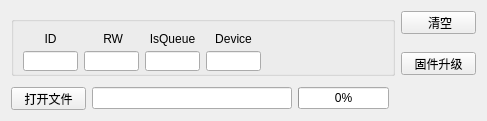
          <widget class="QWidget" name="tab_5">
           <attribute name="title">
            <string>固件升级</string>
           </attribute>
           <layout class="QGridLayout" name="gridLayout_5">
            <item row="0" column="0" rowspan="5" colspan="4">
             <widget class="QGroupBox" name="groupBox_2">
              <property name="minimumSize">
               <size>
                <width>0</width>
                <height>60</height>
               </size>
              </property>
              <property name="maximumSize">
               <size>
                <width>16777215</width>
                <height>60</height>
               </size>
              </property>
              <property name="title">
               <string/>
              </property>
              <layout class="QGridLayout" name="gridLayout_7">
               <item row="1" column="1">
                <widget class="QLineEdit" name="DobotFirmRW">
                 <property name="minimumSize">
                  <size>
                   <width>55</width>
                   <height>20</height>
                  </size>
                 </property>
                 <property name="maximumSize">
                  <size>
                   <width>55</width>
                   <height>20</height>
                  </size>
                 </property>
                 <property name="maxLength">
                  <number>1</number>
                 </property>
                 <property name="alignment">
                  <set>Qt::AlignCenter</set>
                 </property>
                </widget>
               </item>
               <item row="0" column="0">
                <widget class="QLabel" name="label_20">
                 <property name="minimumSize">
                  <size>
                   <width>55</width>
                   <height>16</height>
                  </size>
                 </property>
                 <property name="maximumSize">
                  <size>
                   <width>55</width>
                   <height>16</height>
                  </size>
                 </property>
                 <property name="text">
                  <string>ID</string>
                 </property>
                 <property name="alignment">
                  <set>Qt::AlignCenter</set>
                 </property>
                </widget>
               </item>
               <item row="0" column="1">
                <widget class="QLabel" name="label_22">
                 <property name="minimumSize">
                  <size>
                   <width>55</width>
                   <height>16</height>
                  </size>
                 </property>
                 <property name="maximumSize">
                  <size>
                   <width>55</width>
                   <height>16</height>
                  </size>
                 </property>
                 <property name="text">
                  <string> RW</string>
                 </property>
                 <property name="alignment">
                  <set>Qt::AlignCenter</set>
                 </property>
                </widget>
               </item>
               <item row="0" column="4" colspan="2">
                <spacer name="horizontalSpacer_4">
                 <property name="orientation">
                  <enum>Qt::Horizontal</enum>
                 </property>
                 <property name="sizeHint" stdset="0">
                  <size>
                   <width>40</width>
                   <height>20</height>
                  </size>
                 </property>
                </spacer>
               </item>
               <item row="1" column="0">
                <widget class="QLineEdit" name="DobotFirmID">
                 <property name="minimumSize">
                  <size>
                   <width>55</width>
                   <height>20</height>
                  </size>
                 </property>
                 <property name="maximumSize">
                  <size>
                   <width>55</width>
                   <height>20</height>
                  </size>
                 </property>
                 <property name="maxLength">
                  <number>2</number>
                 </property>
                 <property name="alignment">
                  <set>Qt::AlignCenter</set>
                 </property>
                </widget>
               </item>
               <item row="1" column="4" colspan="2">
                <spacer name="horizontalSpacer_6">
                 <property name="orientation">
                  <enum>Qt::Horizontal</enum>
                 </property>
                 <property name="sizeHint" stdset="0">
                  <size>
                   <width>40</width>
                   <height>20</height>
                  </size>
                 </property>
                </spacer>
               </item>
               <item row="1" column="2">
                <widget class="QLineEdit" name="DobotFirmIsQueue">
                 <property name="minimumSize">
                  <size>
                   <width>55</width>
                   <height>20</height>
                  </size>
                 </property>
                 <property name="maximumSize">
                  <size>
                   <width>55</width>
                   <height>20</height>
                  </size>
                 </property>
                 <property name="maxLength">
                  <number>1</number>
                 </property>
                 <property name="alignment">
                  <set>Qt::AlignCenter</set>
                 </property>
                </widget>
               </item>
               <item row="0" column="2">
                <widget class="QLabel" name="label_21">
                 <property name="minimumSize">
                  <size>
                   <width>55</width>
                   <height>16</height>
                  </size>
                 </property>
                 <property name="maximumSize">
                  <size>
                   <width>55</width>
                   <height>16</height>
                  </size>
                 </property>
                 <property name="text">
                  <string>IsQueue</string>
                 </property>
                 <property name="alignment">
                  <set>Qt::AlignCenter</set>
                 </property>
                </widget>
               </item>
               <item row="1" column="3">
                <widget class="QLineEdit" name="DobotFirmDevice">
                 <property name="minimumSize">
                  <size>
                   <width>55</width>
                   <height>20</height>
                  </size>
                 </property>
                 <property name="maximumSize">
                  <size>
                   <width>55</width>
                   <height>20</height>
                  </size>
                 </property>
                 <property name="maxLength">
                  <number>1</number>
                 </property>
                 <property name="alignment">
                  <set>Qt::AlignCenter</set>
                 </property>
                </widget>
               </item>
               <item row="0" column="3">
                <widget class="QLabel" name="label_42">
                 <property name="minimumSize">
                  <size>
                   <width>55</width>
                   <height>16</height>
                  </size>
                 </property>
                 <property name="maximumSize">
                  <size>
                   <width>55</width>
                   <height>16</height>
                  </size>
                 </property>
                 <property name="text">
                  <string>Device</string>
                 </property>
                 <property name="alignment">
                  <set>Qt::AlignCenter</set>
                 </property>
                </widget>
               </item>
              </layout>
             </widget>
            </item>
            <item row="5" column="0">
             <widget class="QPushButton" name="Dobot_FirmFile">
              <property name="minimumSize">
               <size>
                <width>75</width>
                <height>23</height>
               </size>
              </property>
              <property name="maximumSize">
               <size>
                <width>75</width>
                <height>23</height>
               </size>
              </property>
              <property name="text">
               <string>打开文件</string>
              </property>
             </widget>
            </item>
            <item row="5" column="1">
             <widget class="QLineEdit" name="Dobot_FirmName">
              <property name="minimumSize">
               <size>
                <width>200</width>
                <height>0</height>
               </size>
              </property>
              <property name="maximumSize">
               <size>
                <width>200</width>
                <height>16777215</height>
               </size>
              </property>
             </widget>
            </item>
            <item row="5" column="4">
             <spacer name="horizontalSpacer_5">
              <property name="orientation">
               <enum>Qt::Horizontal</enum>
              </property>
              <property name="sizeType">
               <enum>QSizePolicy::Minimum</enum>
              </property>
              <property name="sizeHint" stdset="0">
               <size>
                <width>40</width>
                <height>20</height>
               </size>
              </property>
             </spacer>
            </item>
            <item row="5" column="2">
             <widget class="QProgressBar" name="DobotProgress">
              <property name="value">
               <number>0</number>
              </property>
             </widget>
            </item>
            <item row="0" column="4">
             <widget class="QPushButton" name="pushButton_6">
              <property name="minimumSize">
               <size>
                <width>75</width>
                <height>23</height>
               </size>
              </property>
              <property name="maximumSize">
               <size>
                <width>75</width>
                <height>23</height>
               </size>
              </property>
              <property name="text">
               <string> 清空</string>
              </property>
             </widget>
            </item>
            <item row="3" column="4">
             <widget class="QPushButton" name="Dobot_FirmUpdata">
              <property name="minimumSize">
               <size>
                <width>75</width>
                <height>23</height>
               </size>
              </property>
              <property name="maximumSize">
               <size>
                <width>75</width>
                <height>23</height>
               </size>
              </property>
              <property name="text">
               <string>固件升级</string>
              </property>
             </widget>
            </item>
           </layout>
          </widget>
